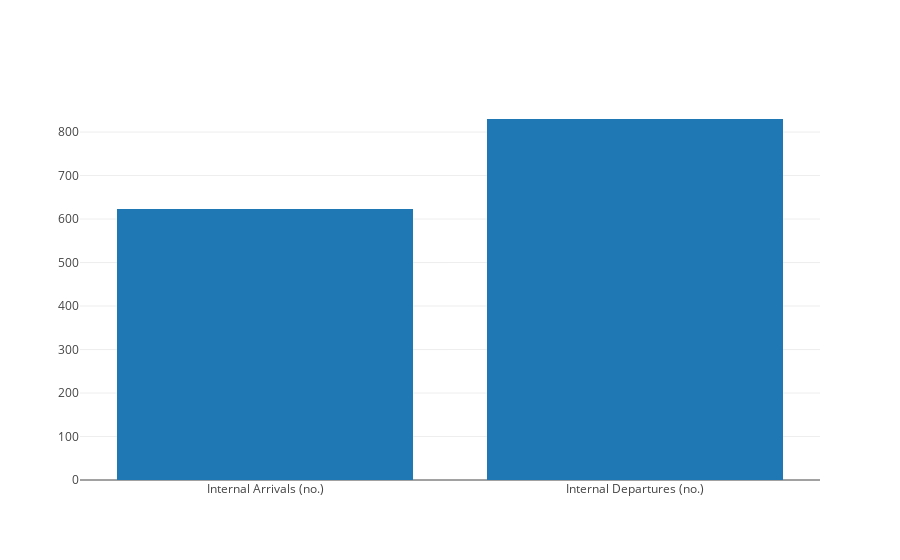

Notebook code cell kept with this figure:
### Code cell
data  = go.Data([
            go.Bar(
              x = Departure_Data['Description'],
              y = Departure_Data['2016']
        )])
layout = go.Layout(
        height = 1000,
        margin=go.Margin(l=300),
        title = "Contributing Factors for Vehicle Collisions in 2015"
)
fig1  = go.Figure(data=data)
py.iplot(fig1)

### Figure 1 — Plotly figure (JSON) as saved in the notebook; plotly's stock layout.template omitted (floating-point values rounded to 4 significant figures)
{"data": [{"type": "bar", "uid": "099e75c3-0a7d-443e-a9c2-bafdfcd28862", "x": ["Internal Arrivals (no.)", "Internal Departures (no.)"], "y": [623, 830]}], "layout": {}}
